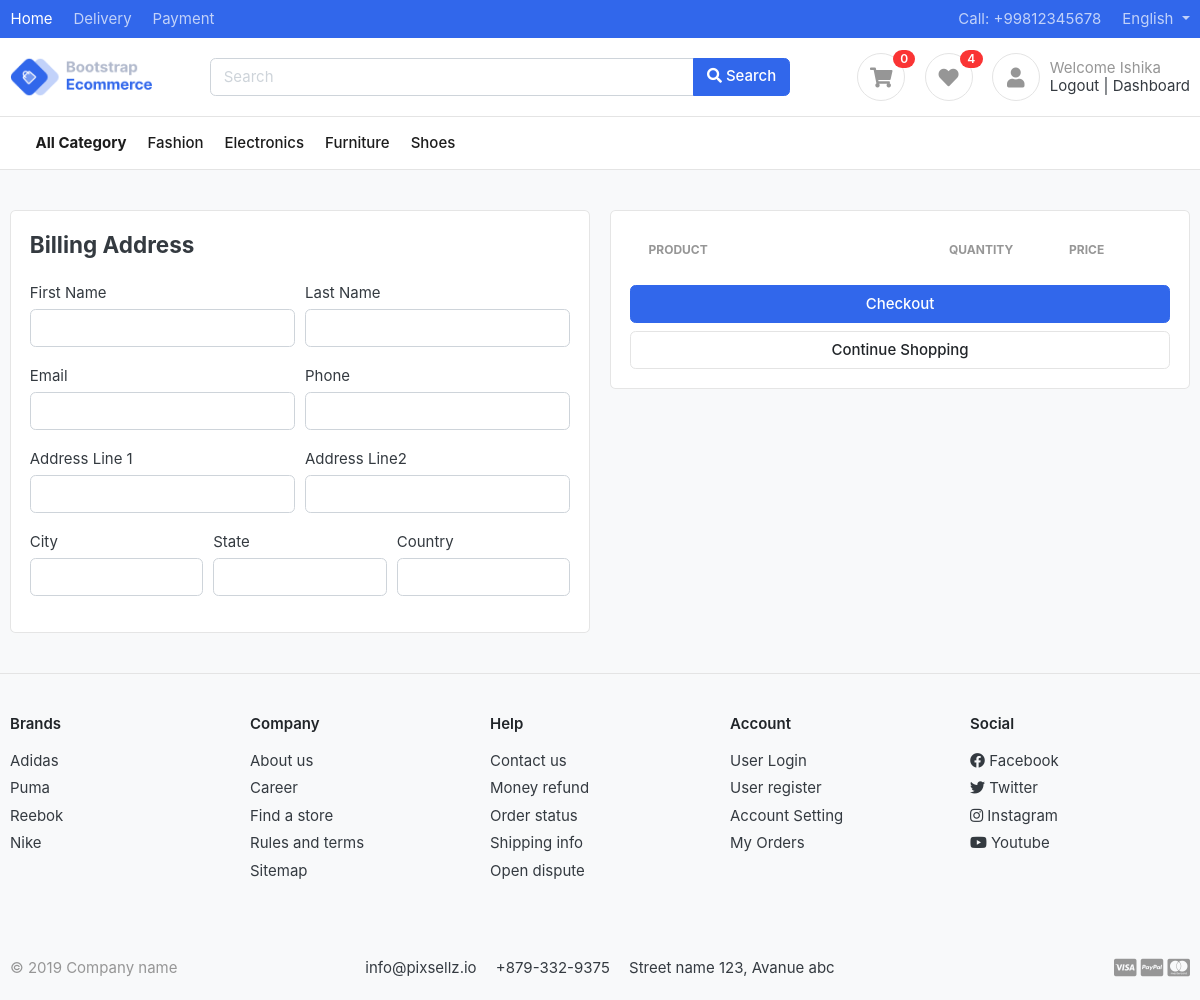
/cart/checkout/ (signed in), run on an earlier commit of the app's database.
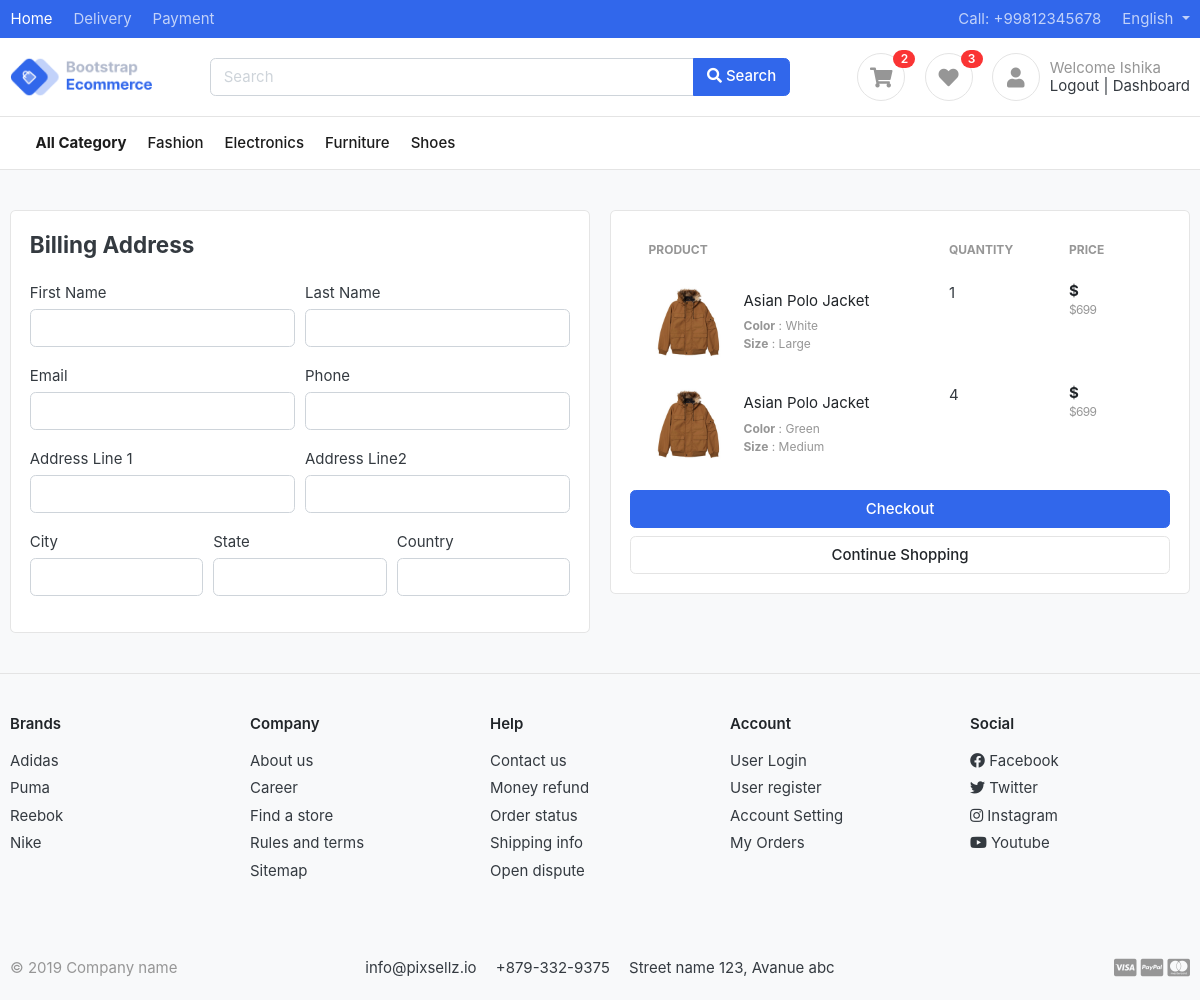
And on a later commit of the database.
### category/models.py (models this page shows)
class Category(models.Model):
    category_name = models.CharField(max_length=50, unique=True)
    slug = models.SlugField(max_length=100, unique=True)
    description = models.TextField(max_length=255, unique=True)
    category_image = models.ImageField(upload_to='photos/categories', blank=True) # the path where all images will be stored on upload
    date_created = models.DateTimeField(auto_now_add=True)
    class Meta:
        verbose_name = 'category'
        verbose_name_plural = 'categories'
    def get_url(self):
        return reverse('product', args=[self.slug])
    def __str__(self) -> str:
        return self.category_name

### cart/models.py (models this page shows, shortened)
class CartItem(models.Model):
    user = models.ForeignKey(settings.AUTH_USER_MODEL, on_delete=models.CASCADE, null=True)
    product = models.ForeignKey(Product, on_delete=models.CASCADE)
    variation = models.ManyToManyField(Variation, blank=True) # there can be same product with multiple colors and sizes
    cart = models.ForeignKey(Cart, on_delete=models.CASCADE, null=True)
    quantity = models.IntegerField()
    is_active = models.BooleanField(default=True)
    date_created = models.DateTimeField(auto_now_add=True)
    def __str__(self):
        return str(self.product)

### product/models.py (models this page shows, shortened)
class Product(models.Model):
    product_name = models.CharField(max_length=200, unique=True)
    slug = models.SlugField(max_length=200, unique=True)
    product_description = models.TextField(max_length=500, blank=True)
    price = models.IntegerField()
    product_image = models.ImageField(upload_to='photos/products')
    stock = models.IntegerField()
    is_available = models.BooleanField(default=True)
    is_new = models.BooleanField(default=True)
    category = models.ForeignKey(Category, on_delete=models.CASCADE ) # on deleting the category, the products associated to them will also delete
    brand = models.ForeignKey(Brand, on_delete=models.CASCADE)
    date_created = models.DateTimeField(auto_now_add =True)
    date_modified = models.DateTimeField(auto_now =True)
    def get_url(self):
        return reverse('product_details', args=[self.category.slug, self.slug])
    def __str__(self) -> str:
        return self.product_name

class Variation(models.Model):
    product = models.ForeignKey(Product, on_delete=models.CASCADE)
    variation_category = models.CharField(max_length=100, choices=variation_category_choice) # choices will create dropdown in admin panel
    variation_value = models.CharField(max_length=100)
    is_active = models.BooleanField(default=True)
    date_created = models.DateTimeField(auto_now=True)
    object = VariationManager()

### cart/views.py (the view)
# urls.py: path('checkout/', views.checkout, name='checkout' ),
@login_required(login_url='login')
def checkout(request, total=0, quantity=0, tax=0, grandTotal=0):
    try:
        cartItems = ''
        if request.user.is_authenticated: # for logged in users
            cartItems =  CartItem.objects.filter(user=request.user, is_active=True)
        else:
            cart = Cart.objects.get(cart_id = get_cart_id(request))
            cartItems = CartItem.objects.filter(cart=cart, is_active=True)
        for cartItem in cartItems:
            total += cartItem.product.price * cartItem.quantity
            quantity += cartItem.quantity
        tax = (3 * total) / 100
        grandTotal = total + tax
    except ObjectDoesNotExist:
        pass
    data = {
        'total': total,
        'quantity': quantity,
        'tax':tax,
        'grandTotal': grandTotal,
        'cart_items': cartItems
    }
    print('DATAAAA', data)
    return render(request, 'checkout.html', data)

### cart/context_processors.py (called while the page is built)
def get_count_of_items_in_cart(request):
    cart_count = 0
    if 'admin' in request.path:
        return {}
    else:
        try:
            cart = Cart.objects.filter(cart_id = views.get_cart_id(request))
            if request.user.is_authenticated:
                cartitems = CartItem.objects.all().filter(user=request.user)
            else:
                cartitems = CartItem.objects.all().filter(cart=cart[:1])
            for cartitem in cartitems:
                cart_count += 1
        except cart.DoesNotExist:
            cart_count = 0
    return {'cart_count': cart_count
           }

### cart/views.py (called while the page is built)
def get_cart_id(request): # private method
    cart = request.session.session_key
    if not cart:
        cart = request.session.create()
    return cart  # returns the cart id

### category/context_processors.py (called while the page is built)
def menu_links(request):
    links = Category.objects.all()
    print('LINK', dict(links=links))
    return dict(links=links)

### templates/checkout.html (shortened to what the changed rows need)
{% extends 'base.html' %}
{% load static %}
{% block content %}
<section class="section-content padding-y bg">
	<div class="container">
		<div class="row">
			<aside class="col-lg-6">
				<div class="card">
					<div class="card-body">
                        <table class="table table-borderless table-shopping-cart">
                            <thead class="text-muted">
                                <tr class="small text-uppercase">
                                    <th scope="col">Product</th>
                                    <th scope="col" width="120">Quantity</th>
                                    <th scope="col" width="120">Price</th>
                                </tr>
                            </thead>
                            <tbody>
                                {% for cart_item in cart_items %}
                                <tr>
                                    <td>
                                        <figure class="itemside align-items-center">
                                            <div class="aside"><img src="{{cart_item.product.product_image.url}}"
                                                    class="img-sm"></div>
                                            <figcaption class="info">
                                                <a href="{{ cart_item.product.get_url }}"
                                                    class="title text-dark">{{cart_item.product.product_name}}</a>
                                                <p class="text-muted small">
                                                    {% if cart_item.variation.all %}
                                                    {% for item in cart_item.variation.all %}
                                                    <b>{{ item.variation_category | capfirst }}</b> : {{item.variation_value }} <br>
                                                    {% endfor %}
                                                    {% endif %}
                                                </p>
                                            </figcaption>
                                        </figure>
                                    </td>
                                    <td>
                                        <label>{{cart_item.quantity}}</label>
                                    </td>
                                    <td>
                                        <div class="price-wrap">
                                            <var class="price">${{cart_item.sub_total}}</var>
                                            <small class="text-muted"> ${{cart_item.product.price}} </small>
                                        </div>
                                    </td>
                                </tr>
                                {% endfor %}
                            </tbody>
                        </table>
					</div>
				</div>
			</aside>
		</div>
	</div>
</section>
{% endblock %}

### templates/navbar.html (shortened to what the changed rows need)
{% load static %}
<header class="section-header">
    <section class="header-main border-bottom">
        <div class="container">
            <div class="row align-items-center">
                <div class="col-lg-4 col-sm-6 col-12">
                    <div class="widgets-wrap float-lg-right">
                        <div class="widget-header  mr-3">
                            <a href="{% url 'cart' %}" class="icon icon-sm rounded-circle border"><i
                                    class="fa fa-shopping-cart"></i></a>
                            <span class="badge badge-pill badge-danger notify">{{cart_count}}</span>
                        </div>
                        <div class="widget-header  mr-3">
                            <a href="{% url 'wishlist' %}" data-original-title="View Wishlist" class="icon icon-sm rounded-circle border"><i class="fa fa-heart"></i></a>
                            <span class="badge badge-pill badge-danger notify">{{wishlist_count}}</span>
                        </div>
                    </div>
                </div>
            </div>
        </div>
    </section>
</header>
<nav class="navbar navbar-main navbar-expand-lg navbar-light border-bottom">
    <div class="container">
        <div class="collapse navbar-collapse" id="main_nav">
            <ul class="navbar-nav">
                {% for category in links %}
                <li class="nav-item">
                    <a class="nav-link" href="{{category.get_url}}">{{category.category_name}} </a>
                </li>
                {% endfor %}
            </ul>
        </div>
    </div>
</nav>

What changed in the data, as far as the page shows it:
added CartItem: product.product_image (picture), product.product_name "Asian Polo Jacket", quantity "1", product.price "699"
now on this page (row unchanged): Variation: variation_category "Color", variation_value "White", shown under "Asian Polo Jacket"
now on this page (row unchanged): Variation: variation_category "Size", variation_value "Large", shown under "Asian Polo Jacket"
added CartItem: product.product_image (picture), product.product_name "Asian Polo Jacket", quantity "4", product.price "699"
now on this page (row unchanged): Variation: variation_category "Color", variation_value "Green", shown under "Asian Polo Jacket"
now on this page (row unchanged): Variation: variation_category "Size", variation_value "Medium", shown under "Asian Polo Jacket"
Also different on the page:
{{ cart_count }}: "0" → "2"
{{ wishlist_count }}: "4" → "3"
